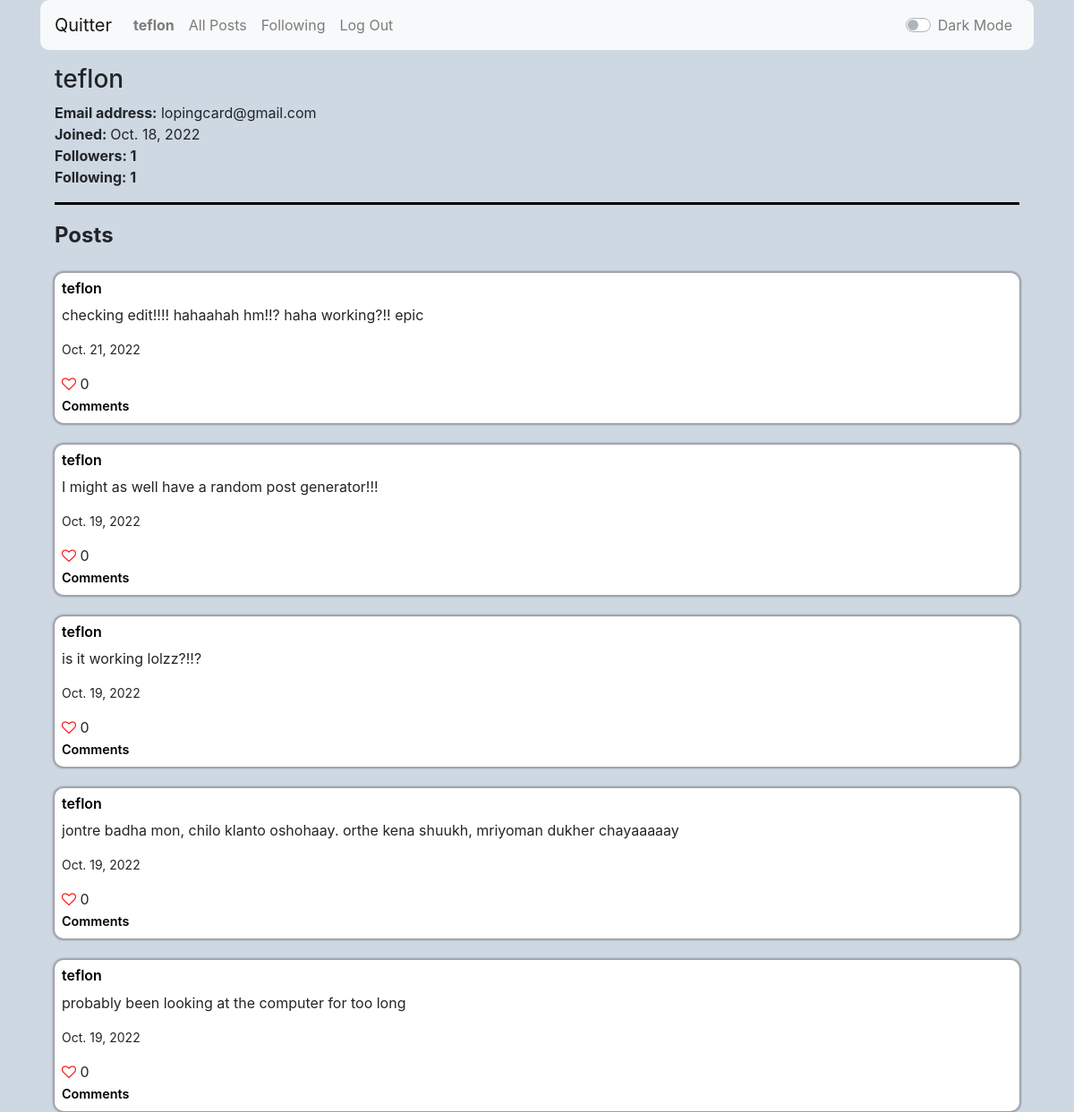
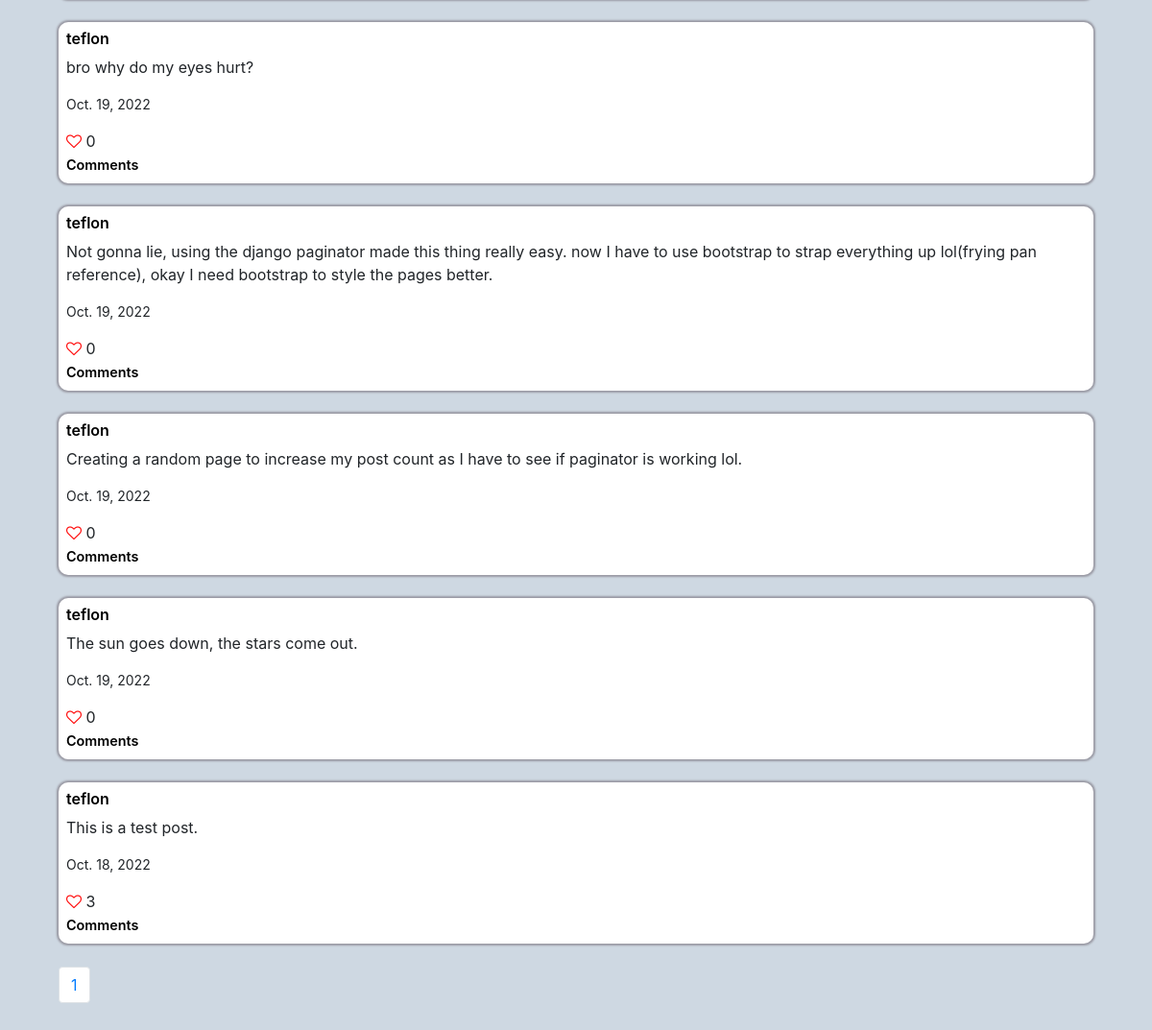
The page /profile/teflon (signed in) on the database its author committed (2 pictures, top to bottom).
### network/models.py (models this page shows)
class User(AbstractUser):
    followers = models.ManyToManyField('self', blank=True, related_name="following", symmetrical=False)

class Post(models.Model):
    post = models.TextField()
    creator = models.CharField(max_length=64, blank=False)
    created = models.DateField(auto_now_add=False, auto_now=False, default=timezone.now)
    likes_count = models.PositiveIntegerField(default=0)
    likes = models.ManyToManyField(User, blank=True, related_name="likes")

### network/views.py (the view)
# urls.py: path("profile/<str:username>", views.profile, name="profile"),
@login_required
def profile(request, username):
    profile_user = User.objects.filter(username=username)[0]
    posts = Post.objects.filter(creator=username).values().order_by('-id')
    paginator = Paginator(posts, 10)
    page_number = request.GET.get('page')
    page_obj = paginator.get_page(page_number)
    return render(request, "network/profile.html", {
        "profile_user" : profile_user,
        "posts" : posts,
        "page_obj" : page_obj
    })

### network/templates/network/profile.html (shortened to what this page needs)
{% extends "network/layout.html" %}
{% block body %}
    <h3>{{ profile_user.username }}</h3>
    <strong>Email address:</strong> {{ profile_user.email }}
    <br>
    <strong>Joined: </strong> {{ profile_user.date_joined.date }}
    <br>
    <strong>Followers: {{ profile_user.followers.count }}</strong>
    <br>
    <strong>Following: {{ profile_user.following.count }}</strong>
    <br>
    <hr class="hr_light" id="hr">
    <strong style="font-size: 1.5rem">Posts</strong>
    <br>
    <br>
    {% for post in page_obj %}
    <div class="eachpost" id="post_box">
        <h6><a class="link_light link_class" href="{% url 'profile' post.creator %}">{{ post.creator }}</a></h6>
        <p>{{ post.post }}</p>
        <p style="font-size: 14px">{{ post.created }}</p>
        {% if user.is_authenticated %}
            {% if post.id in posts_lbtcu_id %}
            <form action="{% url 'decrease_likes' post.id %}">
                <button id="like" style="font-size: 16px; padding: 0; border: none; background: none" ><i class="fa fa-heart" style="font-size:16px; color:rgb(255, 9, 9)"></i></button>
                {{ post.likes_count }}
            </form>
            {% else %}
            <form action="{% url 'increase_likes' post.id %}">
                <button id="like" style="font-size: 16px; padding: 0; border: none; background: none" ><i class="fa fa-heart-o" style="font-size:16px; color:rgb(255, 9, 9)"></i></button>
                {{ post.likes_count }}
            </form>
            {% endif %}
        {% else %}
            <i class="fa fa-heart-o" style="font-size:16px; color:rgb(255, 9, 9)"></i> {{ post.likes_count }}
        {% endif %}
        <a class="link_light small_link link_class" href="{% url 'comments' post.id %}">Comments</a>
    </div>
    <br>
    {% endfor %}
    <nav aria-label="Page navigation example">
        <ul class="pagination">
            <li class="page-item"><a class="page-link" href="?page={{page_obj.number}}">{{ page_obj.number }}</a></li>
        </ul>
      </nav>
{% endblock %}

### network/templates/network/layout.html (shortened to what this page needs)
{% load static %}
<!DOCTYPE html>
<html lang="en">
    <head>
        <link rel="stylesheet" href="https://stackpath.bootstrapcdn.com/bootstrap/4.4.1/css/bootstrap.min.css">
        <link href="{% static 'network/styles.css' %}" rel="stylesheet">
        <link rel="stylesheet" href="https://cdnjs.cloudflare.com/ajax/libs/font-awesome/4.7.0/css/font-awesome.min.css">
    </head>
    <body class="container">
        <nav id="navbar_id" class="navbar navbar-expand-lg navbar-light bg-light nav_style">
          <a class="navbar-brand" href="#">Quitter</a>
            <div class="w-100">
              <ul class="navbar-nav mr-auto">
                {% if request.user.is_authenticated %}
                    <li class="nav-item">
                        <a class="nav-link" href="{% url 'profile' user.username %}"><strong>{{ user.username }}</strong></a>
                    </li>
                {% endif %}
                <li class="nav-item">
                  <a class="nav-link" href="{% url 'index' %}">All Posts</a>
                </li>
                {% if request.user.is_authenticated %}
                    <li class="nav-item">
                        <a class="nav-link" href="{% url 'following_posts' %}">Following</a>
                    </li>
                    <li class="nav-item">
                        <a class="nav-link" href="{% url 'logout' %}">Log Out</a>
                    </li>
                {% endif %}
                <li class="nav-item ml-auto">
                    <div class="custom-control custom-switch nav-link">
                        <label class="custom-control-label" for="customSwitches">Dark Mode</label>
                    </div>
                </li>
              </ul>
            </div>
          </nav>
        <div class="body">
            {% block body %}
            {% endblock %}
        </div>
    </body>
</html>

### network/static/network/styles.css (style rules this page uses)
.body { padding: 1rem; }
.eachpost { background-color:white; padding: 0.5rem; border-radius: 10px; box-shadow: 0px 0px 2px 2px rgb(154, 154, 164); }
.container { background-color: rgb(206, 216, 226); }
.nav_style { border-radius: 10px; }
.link_light { color: black; font-weight: 600; }
.small_link { font-size: .9rem; }
.hr_light { border-top: 3px solid black; }

### rows shown on the page
User: username "teflon", email "lopingcard@gmail.com", date_joined "Oct. 18, 2022", followers.count "1", following.count "1"
Post: creator "teflon", post "checking edit!!!! hahaahah hm!!? haha working?!! epic", created "Oct. 21, 2022", likes_count "0"
Post: creator "teflon", post "I might as well have a random post generator!!!", created "Oct. 19, 2022", likes_count "0"
Post: creator "teflon", post "is it working lolzz?!!?", created "Oct. 19, 2022", likes_count "0"
Post: creator "teflon", post "jontre badha mon, chilo klanto oshohaay. orthe kena shuukh, mriyoman dukher chayaaaaay", created "Oct. 19, 2022", likes_count "0"
Post: creator "teflon", post "probably been looking at the computer for too long", created "Oct. 19, 2022", likes_count "0"
Post: creator "teflon", post "bro why do my eyes hurt?", created "Oct. 19, 2022", likes_count "0"
Post: creator "teflon", post "Not gonna lie, using the django paginator made this thing really easy. now I have to use bootstrap to strap everything up lol(frying pan reference), okay I need bootstrap to style the pages better.", created "Oct. 19, 2022", likes_count "0"
Post: creator "teflon", post "Creating a random page to increase my post count as I have to see if paginator is working lol.", created "Oct. 19, 2022", likes_count "0"
Post: creator "teflon", post "The sun goes down, the stars come out.", created "Oct. 19, 2022", likes_count "0"
Post: creator "teflon", post "This is a test post.", created "Oct. 18, 2022", likes_count "3"

### other values the page prints
{{ page_obj.number }} "1"
